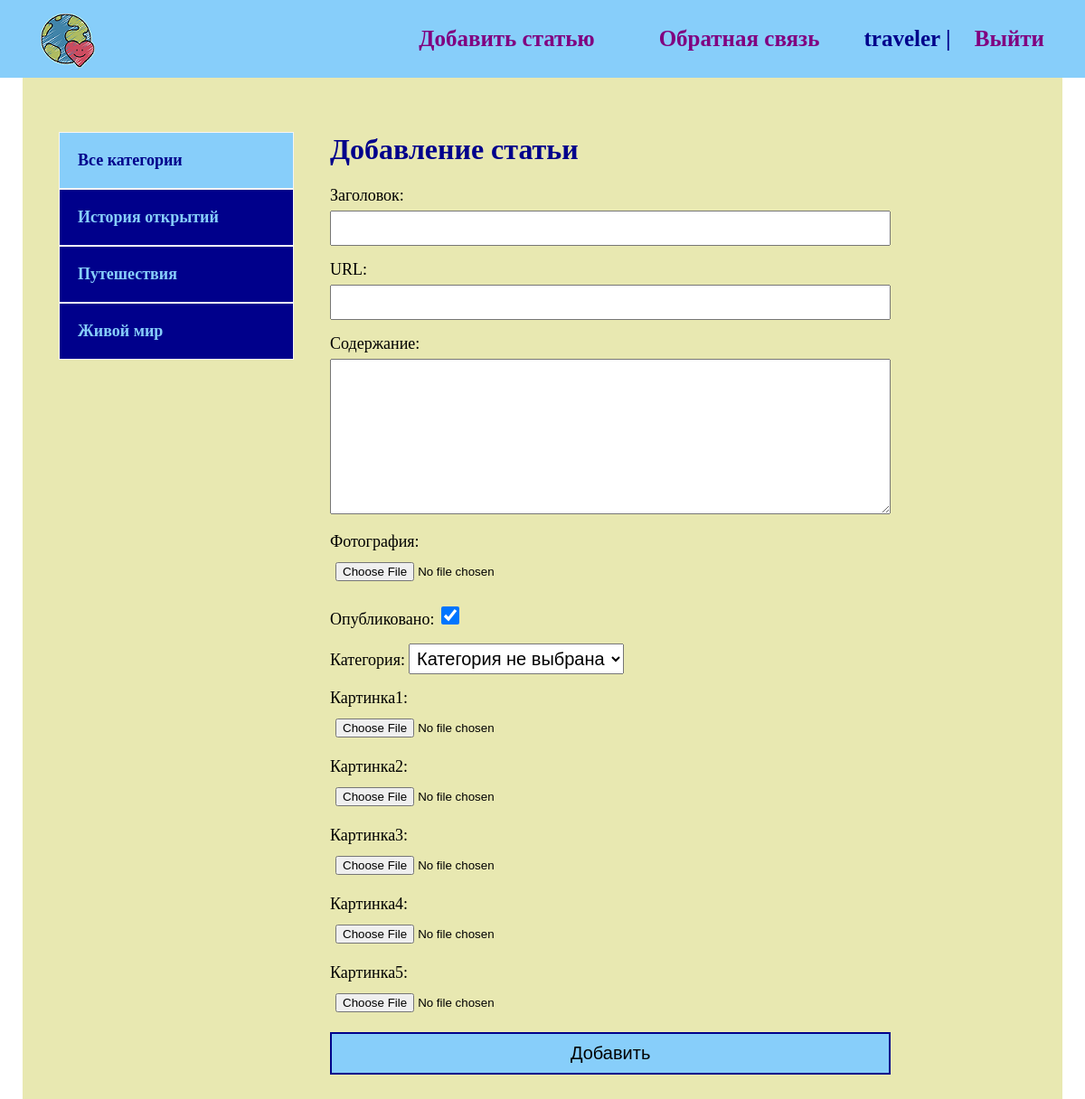
Page /addarticle/ (signed in) on the committed database.
### blog/models.py (models this page shows)
class Category(models.Model):
    name = models.CharField(max_length=150, verbose_name='Название')
    slug = models.SlugField(max_length=150, unique=True, verbose_name='URL')
    def __str__(self):
        return self.name
    def get_absolute_url(self):
        return reverse('category', kwargs={'cat_slug': self.slug})
    class Meta:
        verbose_name = 'категорию'
        verbose_name_plural = 'Категории'

### blog/views.py (the view)
# urls.py: path('addarticle/', AddArticle.as_view(), name='add_article'),
class AddArticle(LoginRequiredMixin, DataMixin, CreateView):
    form_class = AddPostForm
    template_name = 'blog/addarticle.html'
    success_url = reverse_lazy('index')
    login_url = reverse_lazy('login')
    def get_context_data(self, *, object_list=None, **kwargs):
        context = super().get_context_data(**kwargs)
        c_def = self.get_user_context(title='Добавление статьи')
        return dict(list(context.items()) + list(c_def.items()))

### blog/forms.py (shortened to what this page needs)
class AddPostForm(forms.ModelForm):
    class Meta:
        model = Blog
        fields = ['title', 'slug', 'content', 'photo', 'is_published', 'cat', 'picture1', 'picture2', 'picture3',
                  'picture4', 'picture5']
        widgets = {
            'title': forms.TextInput(attrs={'class': 'form-input'}),
            'slug': forms.TextInput(attrs={'class': 'form-input'}),
            'content': forms.Textarea(attrs={'cols': 60, 'rows': 10, 'class': 'form-input'})
        }
    def __init__(self, *args, **kwargs):
        super().__init__(*args, **kwargs)
        self.fields['cat'].empty_label = 'Категория не выбрана'

### blog/utils.py (called while the page is built)
    def get_user_context(self, **kwargs):
        context = kwargs
        cats = Category.objects.annotate(Count('blog'))
        user_menu = menu.copy()
        if not self.request.user.is_authenticated:
            user_menu.pop(0)
        context['menu'] = user_menu
        context['cats'] = cats
        if 'cat_selected' not in context:
            context['cat_selected'] = 0
        return context

### blog/templates/blog/addarticle.html (shortened to what this page needs)
{% extends 'blog/base.html' %}
{% block content %}
<h1>{{ title }}</h1>
<form action="{% url 'add_article' %}" method="post" enctype="multipart/form-data">
    {{ form.as_p }}
    <button class="form-button">Добавить</button>
</form>
{% endblock %}

### blog/templates/blog/base.html (shortened to what this page needs)
<!DOCTYPE html>
{% load static %}
{% load blog_tags %}
<html lang="en">
<head>
    <link rel="stylesheet" href="{% static 'css/style.css' %}">
</head>
<body>
<div class="header">
    <div class="wrap">
        <ul class="mainmenu">
            <li class="logo"><a href="{% url 'index' %}"><img src="{% static 'blog/logo.png' %}" alt=""></a></li>
            {% for m in menu %}
                <li class="last"><a href="{% url m.url_name %}">{{ m.title }}</a></li>
            {% endfor %}
            {% if request.user.is_authenticated %}
                <li class="last" style="color: darkblue">{{ user.username }} | <a href="{% url 'logout' %}">Выйти</a></li>
            {% else %}
                <li class="last"><a href="{% url 'register' %}">Регистрация</a> | <a href="{% url 'login' %}">Войти</a></li>
            {% endif %}
        </ul>
    </div>
</div>
<div class="content">
    <div class="wrap">
        <div class="sidebar">
            <ul>
                {% if cat_selected == 0 %}
                    <li class="selected">Все категории</li>
                {% else %}
                    <li><a href="{% url 'index' %}">Все категории</a></li>
                {% endif %}
                {% for c in cats %}
                    {% if c.blog__count > 0 %}
                        {% if c.pk == cat_selected %}
                            <li class="selected">{{ c.name }}</li>
                        {% else %}
                            <li><a href="{{ c.get_absolute_url }}">{{ c.name }}</a></li>
                        {% endif %}
                    {% endif %}
                {% endfor %}
            </ul>
        </div>
        <div class="main">
            {% block content %}
            {% endblock %}
        </div>
    </div>
</div>
</body>
</html>

### blog/static/css/style.css (style rules this page uses)
html { background-image: url(32261-priroda_palma_more.jpg); background-repeat: no-repeat; background-position: center center; background-attachment: fixed; -webkit-background-size: cover; -moz-background-size: cover; -o-background-size: cover; background-size: cover; }
body { margin: 0; padding: 0; }
.wrap { max-width: 1150px; margin: 0 auto; }
.content .wrap { background: rgb(232, 232, 177); padding: 40px; box-sizing: border-box; display: flex; }
ul { list-style: none; margin: 0; padding: 0; }
a { color: purple; padding: 20px; text-decoration: none; }
.sidebar a { color: lightskyblue; }
h1, h2 { color: darkblue; }
.header { background: lightskyblue; }
.mainmenu { display: flex; font-size: 25px; font-weight: bold; padding: 5px 0; align-items: center; justify-content: space-between; }
.logo { flex-basis: 65%; padding-top: 10px; }
.last { flex-basis: 40%; text-align: right; }
.sidebar ul { width: 260px; margin-right: 40px; margin-top: 20px; }
.sidebar a { display: block; padding: 20px; border: 1px solid whitesmoke; background: darkblue; font-weight: bold; font-size: 18px; }
.sidebar { background: rgb(232, 232, 177); }
.main { background: rgb(232, 232, 177); }
.selected { padding: 20px; font-size: 18px; border: 1px solid whitesmoke; font-weight: bold; background: lightskyblue; color: darkblue; }
.form-input { width: 100%; padding: 10px; box-sizing: border-box; }
.form-button { width: 100%; border: 2px solid darkblue; background: lightskyblue; padding: 10px; font-size: 20px; cursor: pointer; }
form label { font-size: 18px; }
input, textarea { width: 100%; margin-top: 6px; padding: 6px; box-sizing: border-box; }
label { font-size: 20px; }
#id_is_published { width: 20px; height: 20px; }
#id_cat { font-size: 20px; padding: 4px; }
.last a { display: inline; }

### rows in the picture
Category: name "История открытий"
Category: name "Путешествия"
Category: name "Живой мир"

### other values in the picture
{{ m.title }} "Добавить статью" "Обратная связь"
{{ user.username }} "traveler"
{{ title }} "Добавление статьи"
